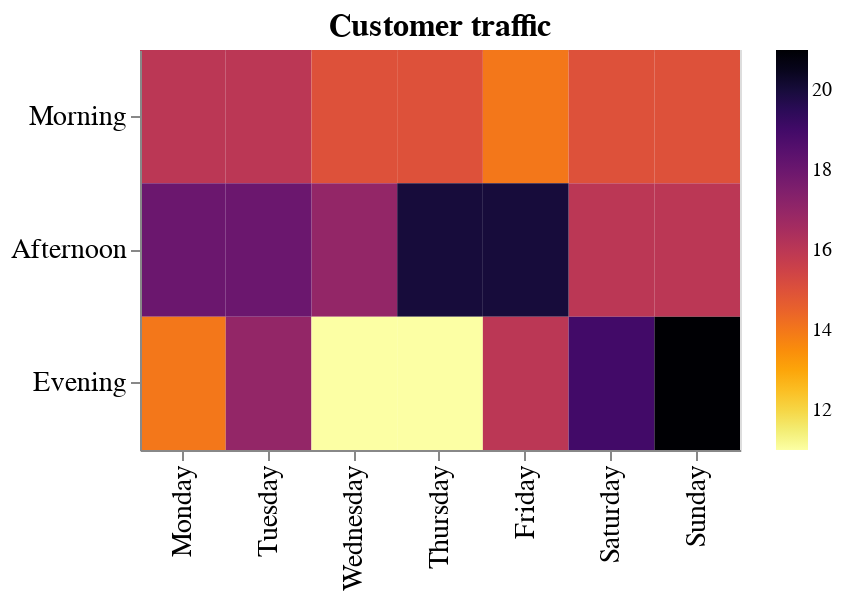

Notebook code for this chart:
### Code cell
# Same plot as above, using `transform_filter`

plot_2_transform = (alt
 .Chart(new_df)
 .mark_rect()
 .encode(
     alt.X('Day_of_week:N', title=None, sort=days),
     alt.Y('Time_of_day:N', title=None, sort=times),
     alt.Color('count(Invoice ID):Q', title=None, scale=alt.Scale(scheme='inferno'), sort="descending"),
     tooltip=[alt.Tooltip('Day_of_week', title = 'Day of the week'), 
              alt.Tooltip('Time_of_day', title = "Time of the day"), 
              alt.Tooltip('count(Invoice ID):Q', title = 'No. of transactions')])
 .transform_filter(alt.FieldEqualPredicate(field='Branch', equal='A'))
 .configure_axis(labelFontSize=14, titleFontSize=14)
 .configure_title(fontSize=16)
 .properties(width=300, height=200, title='Customer traffic')
)

plot_2_transform

### Figure 1 — Vega-Lite specification as saved in the notebook (floating-point values rounded to 4 significant figures; data arrays with more than 128 entries replaced by an {"elided": "..."} marker saying what was removed)
{"$schema": "https://vega.github.io/schema/vega-lite/v3.4.0.json", "config": {"axis": {"labelFontSize": 14, "titleFontSize": 14}, "mark": {"tooltip": null}, "title": {"fontSize": 16}, "view": {"height": 300, "width": 400}}, "data": {"name": "data-951c379322c133f0d1db14ecb82b3366"}, "datasets": {"data-951c379322c133f0d1db14ecb82b3366": {"elided": "1000 records"}}, "encoding": {"color": {"aggregate": "count", "field": "Invoice ID", "scale": {"scheme": "inferno"}, "sort": "descending", "title": null, "type": "quantitative"}, "tooltip": [{"field": "Day_of_week", "title": "Day of the week", "type": "nominal"}, {"field": "Time_of_day", "title": "Time of the day", "type": "nominal"}, {"aggregate": "count", "field": "Invoice ID", "title": "No. of transactions", "type": "quantitative"}], "x": {"field": "Day_of_week", "sort": ["Monday", "Tuesday", "Wednesday", "Thursday", "Friday", "Saturday", "Sunday"], "title": null, "type": "nominal"}, "y": {"field": "Time_of_day", "sort": ["Morning", "Afternoon", "Evening"], "title": null, "type": "nominal"}}, "height": 200, "mark": "rect", "title": "Customer traffic", "transform": [{"filter": {"equal": "A", "field": "Branch"}}], "width": 300}
